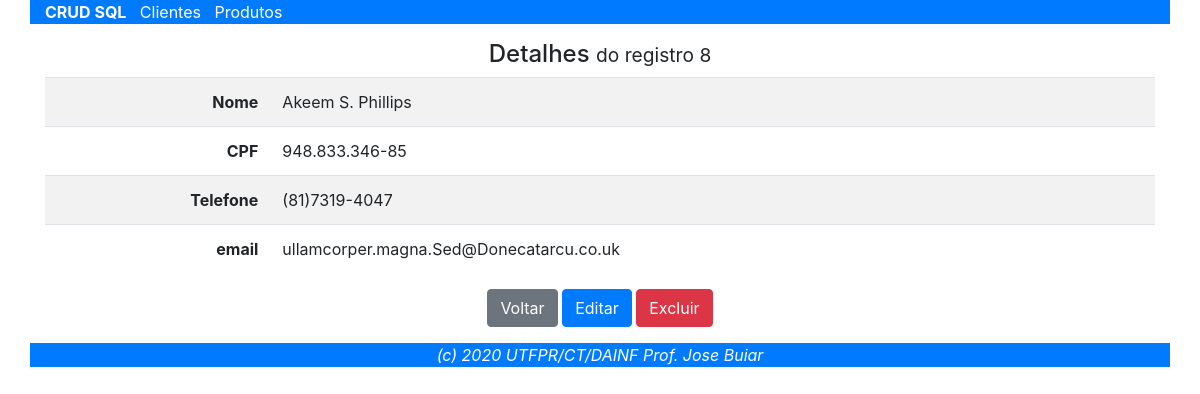
Page /parte-7/index.php?ctl=ClienteController&mtd=buscar&id=8 on the committed database.
### tables this page shows
CREATE TABLE `cliente` (
  `id` int(11) NOT NULL,
  `nome` text NOT NULL,
  `cpf` decimal(11,0) NOT NULL,
  `telefone` decimal(11,0) NOT NULL,
  `email` text NOT NULL
);

### parte-7/ControllerBase.php (called while the page is built, shortened)
<?php
class ControllerBase {
    public function __construct() {
		$this->model = new $this->nomeModel;
	}
	public function chamarView($nomeView, $info=array()) {
		include "{$nomeView}.php";
	}
}

### parte-7/ControllerSql.php (called while the page is built, shortened)
<?php
class ControllerSql extends ControllerBase {
	public $nomeViewDetail='ViewDetalhe';
	public function buscar() {
		$id = $this->obterChave();
		$dados = $this->model->read( $id );
		$this->chamarView(
			$this->nomeViewDetail, array(
				'dados'			=>	$dados,
				'id'			=>	$id,
				'controller'	=>	get_class($this)
		));
	}
	public function obterChave() {
		return $_REQUEST['id'];
	}
}

### parte-7/Conexao.php (called while the page is built, shortened)
<?php
class Conexao
{
    private static $conexao;
    public static function getInstance()
    {
        if (is_null(self::$conexao)) {
            self::$conexao = new \PDO(
				'mysql:host=localhost;port=3306;dbname=csm41',
				'csm41',
				'csm41'
			);
            self::$conexao->setAttribute(
				\PDO::ATTR_ERRMODE,
				\PDO::ERRMODE_EXCEPTION
			);
            self::$conexao->exec('set names utf8');
        }
        return self::$conexao;
    }
}

### parte-7/ModelSql.php (called while the page is built, shortened)
<?php
class ModelSql {
	protected	$tabela		=	null;
	protected	$colunas	=	array( );
	protected	$sort		=	array( );
	protected	$chave		=	null;
	function __construct() {
		$this->conexao = Conexao::getInstance();
	}
	public function read($selecionado=null) {
		$listaColunas = $this->chave .', '.
			implode(", ", $this->colunas);
		$listaWhere = $selecionado ?
			" WHERE $this->chave=".$_REQUEST[$this->chave]
			:  null;
		$listaSort = sizeof($this->sort) > 0 ?
			" ORDER BY ".implode(", ",$this->sort) :
			null;
		$query =
			"SELECT $listaColunas FROM $this->tabela ".
			"$listaWhere$listaSort";
        try {
			$stmt    = $this->conexao->prepare($query);
			$result  = array();
			if ($stmt->execute()) {
				while ($rs = $stmt->fetch()) {
					$result[] = $rs;
				}
			}
		}
		catch(PDOException $e) {
			alert("Erro em SELECT : ".$e->getMessage());
		}
		return $result[0];
	}
}

### parte-7/ClienteViewDetalhe.php (the view, shortened to what this page needs)
<div class='container text-center'>
<div class='row'>
<div class='col-12'>
<h4>Detalhes <small> do registro <?php print $id; ?></small></h4>
<table  class='table table-striped'>
<tr>
<th class='text-right'>Nome</th><td class='text-left'><?php print $dados['nome']; ?></td>
</tr>
<tr>
<th class='text-right'>CPF</th><td class='text-left'><?php
if (isset($dados['cpf'])) {
	$cpf=preg_replace("/(\d{3})(\d{3})(\d{3})(\d{2})/", "\$1.\$2.\$3-\$4", $dados['cpf']);
	print $cpf;
}
6?></td>
</tr>
<tr>
<th class='text-right'>Telefone</th><td class='text-left'><?php
if (isset($dados['telefone'])) {
	$telefone=preg_replace("/\D/","",$dados['telefone']);
	$telefone=preg_replace("/(\d{2})(\d+)(\d{4})$/", "($1)$2-$3", $telefone);
	print $telefone;
}
?></td>
</tr>
<tr>
<th class='text-right'>email</th><td class='text-left'><?php print $dados['email']; ?></td>
</tr>
</table>
<a class='btn btn-secondary' href='?'>Voltar</a>
<a class='btn btn-primary' href='?ctl=<?php print $controller; ?>&mtd=editar&id=<?php print $id; ?>'>Editar</a>
<a class='btn btn-danger' href='?ctl=<?php print $controller; ?>&mtd=excluir&id=<?php print $id; ?>' onClick='return confirm("Confirma a Exclusão ?")'>Excluir</a>
</div>
</div>
</div>

### rows in the picture
cliente: nome "Akeem S. Phillips", cpf "948.833.346-85", telefone "(81)7319-4047", email "ullamcorper.magna.Sed@Donecatarcu.co.uk"

### other values in the picture
$id "8"
